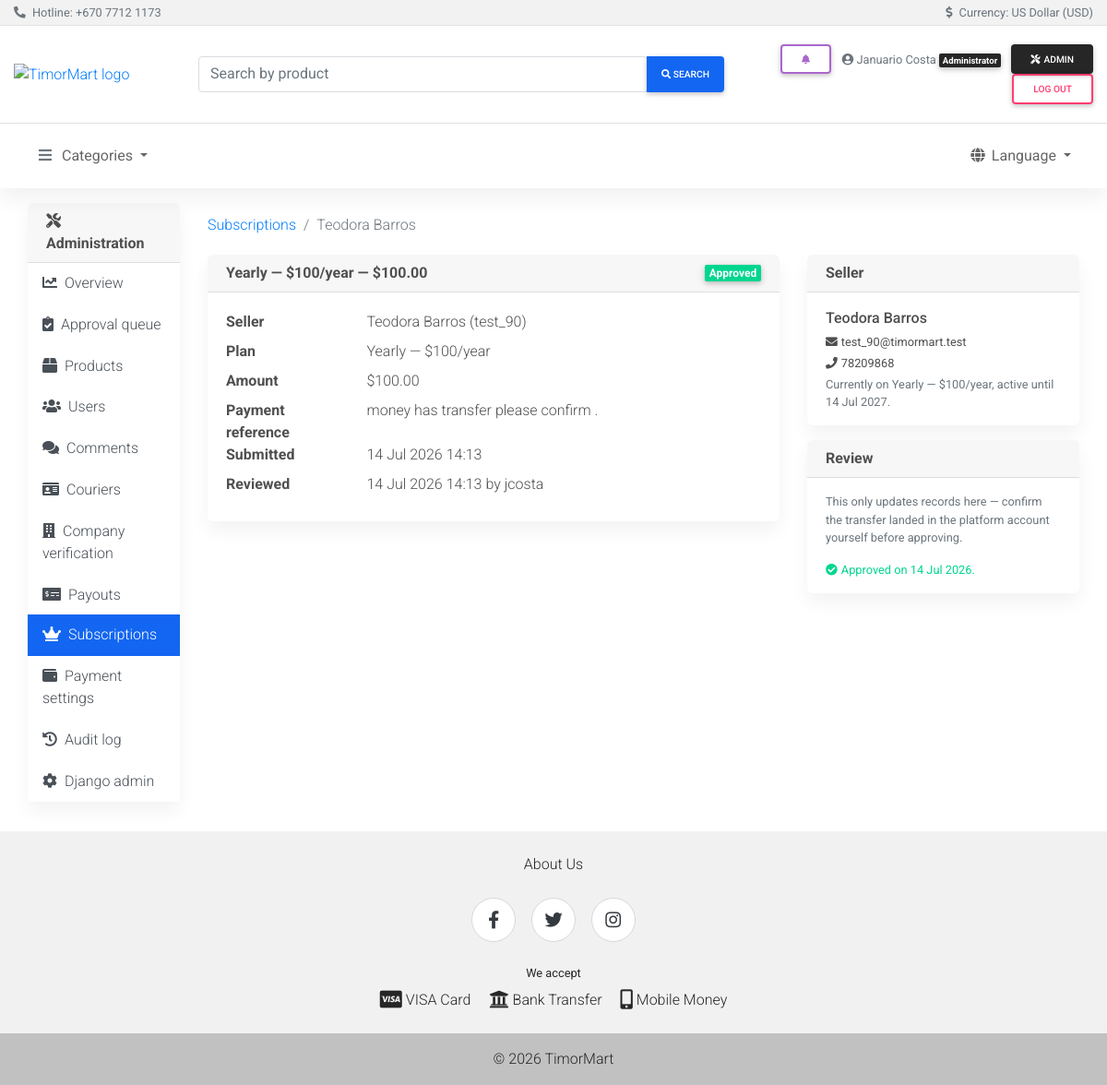
The page /dashboard/subscriptions/4/ (signed in) on the database as committed earlier.
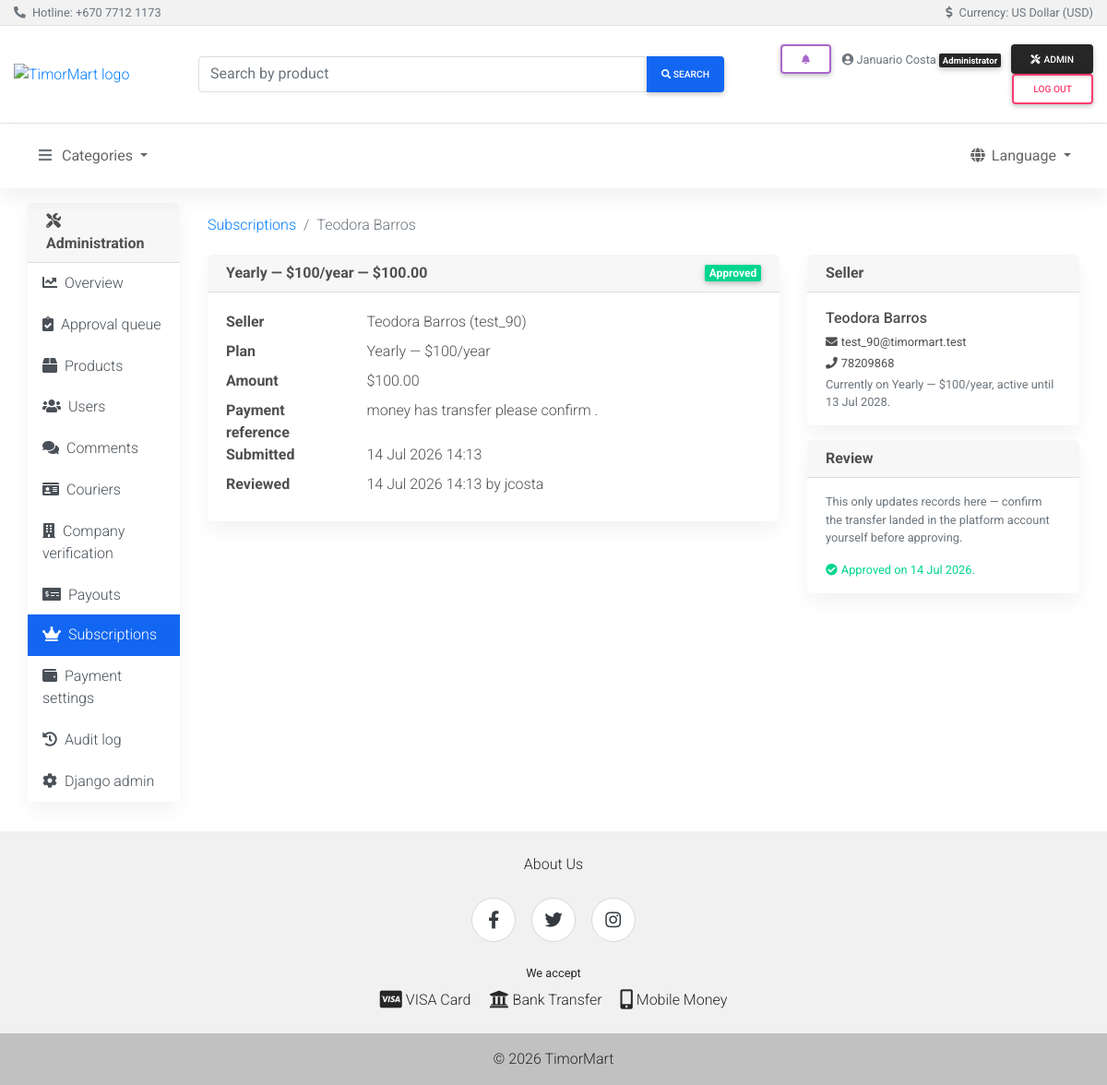
The same page on the database as committed later.
### olretail/subscription_models.py (models this page shows, shortened)
class SellerSubscription(models.Model):
    seller = models.OneToOneField('olretail.Seller', on_delete=models.CASCADE, related_name='subscription')
    plan = models.CharField(max_length=10, choices=SubscriptionPlan.choices, default=SubscriptionPlan.FREE)
    expires_at = models.DateTimeField(null=True, blank=True)
    updated_at = models.DateTimeField(auto_now=True)
    @property
    def is_paid_active(self):
        return (
            self.plan != SubscriptionPlan.FREE
            and self.expires_at is not None
            and self.expires_at > timezone.now()
        )

### dashboard/views.py (the view)
# urls.py: path("subscriptions/<int:pk>/", views.subscription_detail, name="subscription_detail"),
@admin_required
def subscription_detail(request, pk):
    sub_request = get_object_or_404(
        SubscriptionRequest.objects.select_related("seller__user"), pk=pk
    )
    subscription, _created = SellerSubscription.objects.get_or_create(seller=sub_request.seller)
    preview_expiry = preview_extended = None
    if sub_request.status == SubscriptionRequestStatus.PENDING:
        preview_expiry, preview_extended = subscription.compute_renewal(sub_request.plan, sub_request.created_at)
    return render(
        request,
        "dashboard/subscription_detail.html",
        {
            "section": "subscriptions",
            "sub_request": sub_request,
            "subscription": subscription,
            "preview_expiry": preview_expiry,
            "preview_extended": preview_extended,
        },
    )

### accounts/roles.py (called while the page is built)
def is_buyer(user):
    if not user.is_authenticated or user.is_staff:
        return False
    return hasattr(user, "buyer") or user.groups.filter(name=BUYER_GROUP).exists()

def is_seller(user):
    if not user.is_authenticated or user.is_staff:
        return False
    return hasattr(user, "seller")

def is_courier(user):
    if not user.is_authenticated or user.is_staff:
        return False
    return hasattr(user, "courier")

### olretail/context_processors.py (called while the page is built)
def categories(request):
    return {"categories": Category.objects.all()}

def roles(request):
    from accounts.roles import is_buyer, is_courier, is_seller  # local import: avoid app-load cycle
    return {
        "is_buyer": is_buyer(request.user),
        "is_seller": is_seller(request.user),
        "is_courier": is_courier(request.user),
    }

def notifications(request):
    if not request.user.is_authenticated:
        return {"unread_notification_count": 0, "recent_notifications": []}
    qs = Notification.objects.filter(recipient=request.user).select_related("order")
    return {
        "unread_notification_count": qs.filter(is_read=False).count(),
        "recent_notifications": qs[:8],
    }

### dashboard/templates/dashboard/subscription_detail.html (shortened to what the changed rows need)
{% extends 'dashboard/base.html' %}
{% block dash_content %}
<div class="row">
  <div class="col-lg-4 mb-3">
    <div class="card mb-3">
      <div class="card-body py-3">
        <p class="mb-1"><strong>{{ sub_request.seller.get_name }}</strong></p>
        <p class="mb-1 small"><i class="fas fa-envelope mr-1" aria-hidden="true"></i>{{ sub_request.seller.user.email|default:"—" }}</p>
        <p class="mb-1 small"><i class="fas fa-phone mr-1" aria-hidden="true"></i>{{ sub_request.seller.mobile }}</p>
        <p class="mb-0 small text-muted">
          {% if subscription.is_paid_active %}
          Currently on {{ subscription.get_plan_display }}, active until {{ subscription.expires_at|date:"j M Y" }}.
          {% else %}
          Currently on the free plan — {{ subscription.products_used }} listing(s) used.
          {% endif %}
        </p>
      </div>
    </div>
  </div>
</div>
{% endblock %}

Rows that differ between the two databases and show on the page:
changed SellerSubscription "Yearly — $100/year": expires_at "14 Jul 2027" → "13 Jul 2028"
